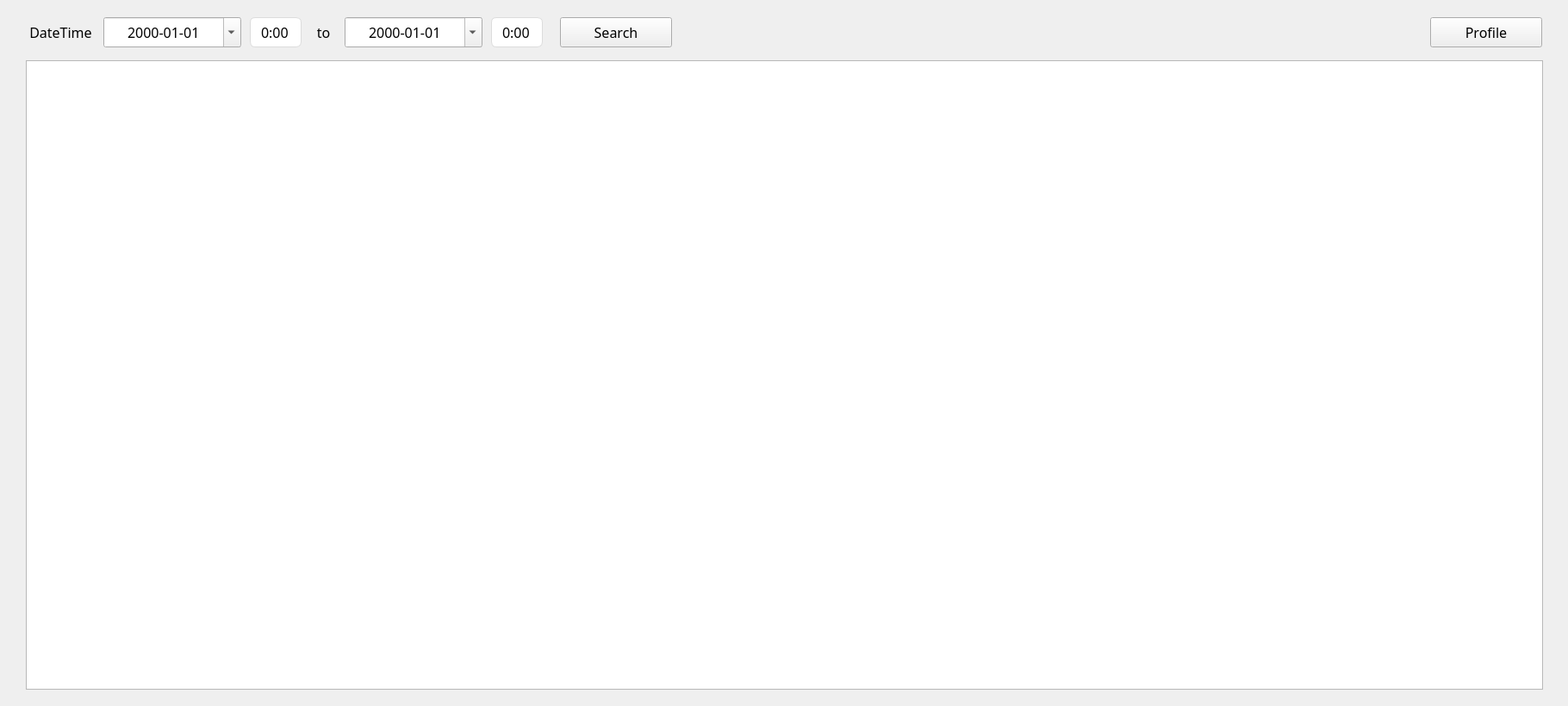
<?xml version="1.0" encoding="UTF-8"?>
<ui version="4.0">
 <class>LogProcessView</class>
 <widget class="QWidget" name="LogProcessView">
  <property name="geometry">
   <rect>
    <x>0</x>
    <y>0</y>
    <width>1820</width>
    <height>820</height>
   </rect>
  </property>
  <property name="windowTitle">
   <string>Form</string>
  </property>
  <widget class="QTableView" name="tbw_LogProcess">
   <property name="geometry">
    <rect>
     <x>30</x>
     <y>70</y>
     <width>1761</width>
     <height>731</height>
    </rect>
   </property>
   <property name="focusPolicy">
    <enum>Qt::NoFocus</enum>
   </property>
   <property name="styleSheet">
    <string notr="true"/>
   </property>
   <property name="alternatingRowColors">
    <bool>true</bool>
   </property>
   <property name="horizontalScrollMode">
    <enum>QAbstractItemView::ScrollPerPixel</enum>
   </property>
   <attribute name="horizontalHeaderHighlightSections">
    <bool>false</bool>
   </attribute>
  </widget>
  <widget class="QLabel" name="lbl_DateTime">
   <property name="geometry">
    <rect>
     <x>30</x>
     <y>20</y>
     <width>81</width>
     <height>35</height>
    </rect>
   </property>
   <property name="font">
    <font>
     <family>微软雅黑</family>
     <pointsize>12</pointsize>
    </font>
   </property>
   <property name="text">
    <string>DateTime</string>
   </property>
   <property name="alignment">
    <set>Qt::AlignCenter</set>
   </property>
  </widget>
  <widget class="QLabel" name="lbl_To">
   <property name="geometry">
    <rect>
     <x>360</x>
     <y>20</y>
     <width>31</width>
     <height>35</height>
    </rect>
   </property>
   <property name="font">
    <font>
     <family>微软雅黑</family>
     <pointsize>12</pointsize>
    </font>
   </property>
   <property name="text">
    <string>to</string>
   </property>
   <property name="alignment">
    <set>Qt::AlignCenter</set>
   </property>
  </widget>
  <widget class="QDateTimeEdit" name="dtEditDateEnd">
   <property name="geometry">
    <rect>
     <x>400</x>
     <y>20</y>
     <width>160</width>
     <height>35</height>
    </rect>
   </property>
   <property name="font">
    <font>
     <family>微软雅黑</family>
     <pointsize>12</pointsize>
    </font>
   </property>
   <property name="styleSheet">
    <string notr="true"/>
   </property>
   <property name="alignment">
    <set>Qt::AlignCenter</set>
   </property>
   <property name="buttonSymbols">
    <enum>QAbstractSpinBox::NoButtons</enum>
   </property>
   <property name="displayFormat">
    <string>yyyy-MM-dd</string>
   </property>
   <property name="calendarPopup">
    <bool>true</bool>
   </property>
  </widget>
  <widget class="QPushButton" name="btn_Search">
   <property name="geometry">
    <rect>
     <x>650</x>
     <y>20</y>
     <width>130</width>
     <height>35</height>
    </rect>
   </property>
   <property name="font">
    <font>
     <family>微软雅黑</family>
     <pointsize>12</pointsize>
    </font>
   </property>
   <property name="text">
    <string>Search</string>
   </property>
  </widget>
  <widget class="QDateTimeEdit" name="dtEditDateStart">
   <property name="geometry">
    <rect>
     <x>120</x>
     <y>20</y>
     <width>160</width>
     <height>35</height>
    </rect>
   </property>
   <property name="font">
    <font>
     <family>微软雅黑</family>
     <pointsize>12</pointsize>
    </font>
   </property>
   <property name="styleSheet">
    <string notr="true"/>
   </property>
   <property name="alignment">
    <set>Qt::AlignCenter</set>
   </property>
   <property name="buttonSymbols">
    <enum>QAbstractSpinBox::NoButtons</enum>
   </property>
   <property name="displayFormat">
    <string>yyyy-MM-dd</string>
   </property>
   <property name="calendarPopup">
    <bool>true</bool>
   </property>
  </widget>
  <widget class="QDateTimeEdit" name="dtEditTimeEnd">
   <property name="geometry">
    <rect>
     <x>570</x>
     <y>20</y>
     <width>60</width>
     <height>35</height>
    </rect>
   </property>
   <property name="font">
    <font>
     <family>微软雅黑</family>
     <pointsize>12</pointsize>
    </font>
   </property>
   <property name="styleSheet">
    <string notr="true">border-radius:6px; border:1px solid rgb(220,220,220);</string>
   </property>
   <property name="alignment">
    <set>Qt::AlignCenter</set>
   </property>
   <property name="buttonSymbols">
    <enum>QAbstractSpinBox::NoButtons</enum>
   </property>
   <property name="displayFormat">
    <string>H:mm</string>
   </property>
  </widget>
  <widget class="QDateTimeEdit" name="dtEditTimeStart">
   <property name="geometry">
    <rect>
     <x>290</x>
     <y>20</y>
     <width>60</width>
     <height>35</height>
    </rect>
   </property>
   <property name="font">
    <font>
     <family>微软雅黑</family>
     <pointsize>12</pointsize>
    </font>
   </property>
   <property name="styleSheet">
    <string notr="true">border-radius:6px; border:1px solid rgb(220,220,220);</string>
   </property>
   <property name="alignment">
    <set>Qt::AlignCenter</set>
   </property>
   <property name="buttonSymbols">
    <enum>QAbstractSpinBox::NoButtons</enum>
   </property>
   <property name="maximumTime">
    <time>
     <hour>23</hour>
     <minute>0</minute>
     <second>59</second>
    </time>
   </property>
   <property name="displayFormat">
    <string>H:mm</string>
   </property>
  </widget>
  <widget class="QPushButton" name="btn_Profile">
   <property name="geometry">
    <rect>
     <x>1660</x>
     <y>20</y>
     <width>130</width>
     <height>35</height>
    </rect>
   </property>
   <property name="font">
    <font>
     <family>微软雅黑</family>
     <pointsize>12</pointsize>
    </font>
   </property>
   <property name="text">
    <string>Profile</string>
   </property>
  </widget>
 </widget>
 <resources/>
 <connections/>
</ui>
